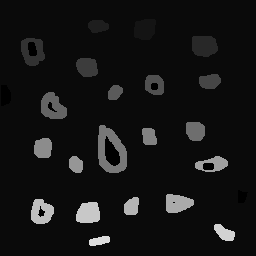
//> input picture Unidade1/teste2.png, 256 x 256 px, given in place of the camera
$ ./equalize   (built with g++ and OpenCV 4)
//> lines starting //> are read from the running program, lines starting //| are printed output that depends on the picture
#include <iostream>
#include <opencv2/opencv.hpp>

using namespace cv;
using namespace std;

int main(int argc, char** argv){
  Mat image;
  int width, height;
  VideoCapture cap;
  vector<Mat> planes;
  Mat histR, histG, histB;
  int nbins = 256;
  float range[] = {0, 256};
  const float *histrange = { range };
  bool uniform = true;
  bool acummulate = false;

  cap.open(0);

  if(!cap.isOpened()){
    cout << "cameras indisponiveis";
    return -1;
  }

  width  = cap.get(CV_CAP_PROP_FRAME_WIDTH);
  height = cap.get(CV_CAP_PROP_FRAME_HEIGHT);

  cout << "largura = " << width << endl;
  cout << "altura  = " << height << endl;

  int histw = nbins, histh = nbins/2;
  Mat histImgR(histh, histw, CV_8UC3, Scalar(0,0,0));
  Mat histImgG(histh, histw, CV_8UC3, Scalar(0,0,0));
  Mat histImgB(histh, histw, CV_8UC3, Scalar(0,0,0));

  while(1){
    cap >> image;
//> image is the input picture: 256 rows x 256 cols, CV_8UC3; min 0, max 220, mean 21.2
    split (image, planes);

    //equalizando o histograma da imagem capturada
    // equalizeHist(planes[0], planes[0]);
    // equalizeHist(planes[1], planes[1]);
    // equalizeHist(planes[2], planes[2]);

    calcHist(&planes[0], 1, 0, Mat(), histR, 1,
             &nbins, &histrange,
             uniform, acummulate);
//> histR = 256 values, max 57655 at index 10, min 0 at index 1, mean 256
    calcHist(&planes[1], 1, 0, Mat(), histG, 1,
             &nbins, &histrange,
             uniform, acummulate);
//> histG has the same summary as histR
    calcHist(&planes[2], 1, 0, Mat(), histB, 1,
             &nbins, &histrange,
             uniform, acummulate);
//> histB has the same summary as histR

    normalize(histR, histR, 0, histImgR.rows, NORM_MINMAX, -1, Mat());
//> histR = 256 values, max 128 at index 10, min 0 at index 1, mean 0.568
    normalize(histG, histG, 0, histImgG.rows, NORM_MINMAX, -1, Mat());
//> histG has the same summary as histR
    normalize(histB, histB, 0, histImgB.rows, NORM_MINMAX, -1, Mat());
//> histB has the same summary as histR

    histImgR.setTo(Scalar(0));
    histImgG.setTo(Scalar(0));
    histImgB.setTo(Scalar(0));

    for(int i=0; i<nbins; i++){
      line(histImgR,
           Point(i, histh),
           Point(i, histh-cvRound(histR.at<float>(i))),
           Scalar(0, 0, 255), 1, 8, 0);
      line(histImgG,
           Point(i, histh),
           Point(i, histh-cvRound(histG.at<float>(i))),
           Scalar(0, 255, 0), 1, 8, 0);
      line(histImgB,
           Point(i, histh),
           Point(i, histh-cvRound(histB.at<float>(i))),
           Scalar(255, 0, 0), 1, 8, 0);
    }
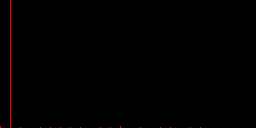
//> histImgR: 128 rows x 256 cols, CV_8UC3; mean B, G, R 0, 0, 1.1


    histImgR.copyTo(image(Rect(0, 0       ,nbins, histh)));
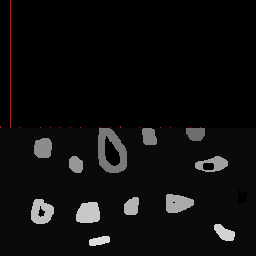
//> image: 256 rows x 256 cols, CV_8UC3; mean B, G, R 13.8, 13.8, 14.3
    histImgG.copyTo(image(Rect(0, histh   ,nbins, histh)));
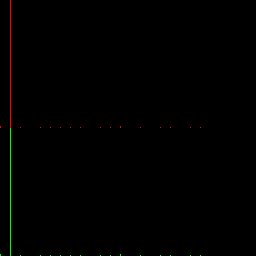
//> image: 256 rows x 256 cols, CV_8UC3; mean B, G, R 0, 0.6, 0.6
//> (the run ends here: the program stops with an error, at `histImgB.copyTo(image(Rect(0, 2*histh ,nbins, histh)));`)
